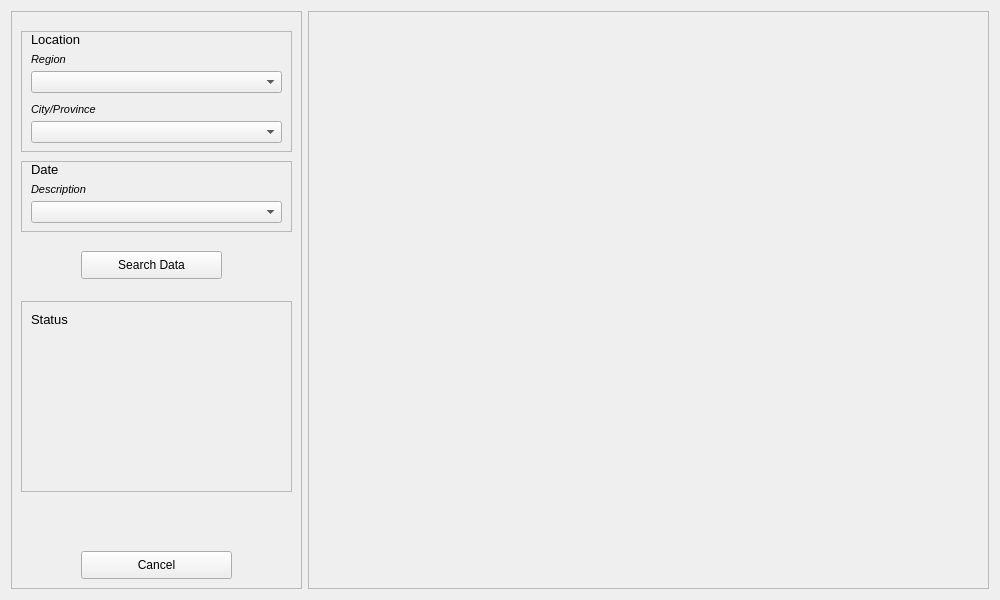
<?xml version="1.0" encoding="UTF-8"?>
<ui version="4.0">
 <class>FloodsSelection</class>
 <widget class="QWidget" name="FloodsSelection">
  <property name="geometry">
   <rect>
    <x>0</x>
    <y>0</y>
    <width>1000</width>
    <height>600</height>
   </rect>
  </property>
  <property name="minimumSize">
   <size>
    <width>1000</width>
    <height>600</height>
   </size>
  </property>
  <property name="maximumSize">
   <size>
    <width>1000</width>
    <height>600</height>
   </size>
  </property>
  <property name="windowTitle">
   <string>Floods | Select Data</string>
  </property>
  <widget class="QFrame" name="options_frame">
   <property name="geometry">
    <rect>
     <x>11</x>
     <y>11</y>
     <width>291</width>
     <height>578</height>
    </rect>
   </property>
   <property name="frameShape">
    <enum>QFrame::StyledPanel</enum>
   </property>
   <property name="frameShadow">
    <enum>QFrame::Raised</enum>
   </property>
   <widget class="QFrame" name="location_frame">
    <property name="geometry">
     <rect>
      <x>10</x>
      <y>20</y>
      <width>271</width>
      <height>121</height>
     </rect>
    </property>
    <property name="frameShape">
     <enum>QFrame::StyledPanel</enum>
    </property>
    <property name="frameShadow">
     <enum>QFrame::Raised</enum>
    </property>
    <widget class="QLabel" name="location_title_label">
     <property name="geometry">
      <rect>
       <x>10</x>
       <y>0</y>
       <width>71</width>
       <height>16</height>
      </rect>
     </property>
     <property name="styleSheet">
      <string notr="true">font-size: 10pt;</string>
     </property>
     <property name="text">
      <string>Location</string>
     </property>
    </widget>
    <widget class="QLabel" name="region_label">
     <property name="geometry">
      <rect>
       <x>10</x>
       <y>20</y>
       <width>131</width>
       <height>16</height>
      </rect>
     </property>
     <property name="styleSheet">
      <string notr="true">font-size: 8pt;
font-style: italic;</string>
     </property>
     <property name="text">
      <string>Region</string>
     </property>
    </widget>
    <widget class="QComboBox" name="region_combobox">
     <property name="geometry">
      <rect>
       <x>10</x>
       <y>40</y>
       <width>251</width>
       <height>22</height>
      </rect>
     </property>
    </widget>
    <widget class="QLabel" name="cityprovince_label">
     <property name="geometry">
      <rect>
       <x>10</x>
       <y>70</y>
       <width>131</width>
       <height>16</height>
      </rect>
     </property>
     <property name="styleSheet">
      <string notr="true">font-size: 8pt;
font-style: italic;</string>
     </property>
     <property name="text">
      <string>City/Province</string>
     </property>
    </widget>
    <widget class="QComboBox" name="location_combobox">
     <property name="geometry">
      <rect>
       <x>10</x>
       <y>90</y>
       <width>251</width>
       <height>22</height>
      </rect>
     </property>
    </widget>
   </widget>
   <widget class="QFrame" name="date_frame">
    <property name="geometry">
     <rect>
      <x>10</x>
      <y>150</y>
      <width>271</width>
      <height>71</height>
     </rect>
    </property>
    <property name="frameShape">
     <enum>QFrame::StyledPanel</enum>
    </property>
    <property name="frameShadow">
     <enum>QFrame::Raised</enum>
    </property>
    <widget class="QLabel" name="date_label">
     <property name="geometry">
      <rect>
       <x>10</x>
       <y>0</y>
       <width>71</width>
       <height>16</height>
      </rect>
     </property>
     <property name="styleSheet">
      <string notr="true">font-size: 10pt;</string>
     </property>
     <property name="text">
      <string>Date</string>
     </property>
    </widget>
    <widget class="QLabel" name="date_description_label">
     <property name="geometry">
      <rect>
       <x>10</x>
       <y>20</y>
       <width>131</width>
       <height>16</height>
      </rect>
     </property>
     <property name="styleSheet">
      <string notr="true">font-size: 8pt;
font-style: italic;</string>
     </property>
     <property name="text">
      <string>Description</string>
     </property>
    </widget>
    <widget class="QComboBox" name="date_combobox">
     <property name="geometry">
      <rect>
       <x>10</x>
       <y>40</y>
       <width>251</width>
       <height>22</height>
      </rect>
     </property>
    </widget>
   </widget>
   <widget class="QPushButton" name="search_button">
    <property name="geometry">
     <rect>
      <x>70</x>
      <y>240</y>
      <width>141</width>
      <height>28</height>
     </rect>
    </property>
    <property name="text">
     <string>Search Data</string>
    </property>
   </widget>
   <widget class="QPushButton" name="cancel_button">
    <property name="geometry">
     <rect>
      <x>70</x>
      <y>540</y>
      <width>151</width>
      <height>28</height>
     </rect>
    </property>
    <property name="text">
     <string>Cancel</string>
    </property>
   </widget>
   <widget class="QFrame" name="frame">
    <property name="geometry">
     <rect>
      <x>10</x>
      <y>290</y>
      <width>271</width>
      <height>191</height>
     </rect>
    </property>
    <property name="frameShape">
     <enum>QFrame::StyledPanel</enum>
    </property>
    <property name="frameShadow">
     <enum>QFrame::Raised</enum>
    </property>
    <widget class="QLabel" name="status_label">
     <property name="geometry">
      <rect>
       <x>10</x>
       <y>10</y>
       <width>71</width>
       <height>16</height>
      </rect>
     </property>
     <property name="styleSheet">
      <string notr="true">font-size: 10pt;</string>
     </property>
     <property name="text">
      <string>Status</string>
     </property>
    </widget>
    <widget class="QLabel" name="status_description_label">
     <property name="geometry">
      <rect>
       <x>10</x>
       <y>30</y>
       <width>251</width>
       <height>16</height>
      </rect>
     </property>
     <property name="styleSheet">
      <string notr="true">font-size: 8pt;
font-style: italic;</string>
     </property>
     <property name="text">
      <string/>
     </property>
    </widget>
   </widget>
  </widget>
  <widget class="QFrame" name="selection_frame">
   <property name="geometry">
    <rect>
     <x>308</x>
     <y>11</y>
     <width>681</width>
     <height>578</height>
    </rect>
   </property>
   <property name="frameShape">
    <enum>QFrame::StyledPanel</enum>
   </property>
   <property name="frameShadow">
    <enum>QFrame::Raised</enum>
   </property>
  </widget>
 </widget>
 <resources/>
 <connections/>
</ui>
